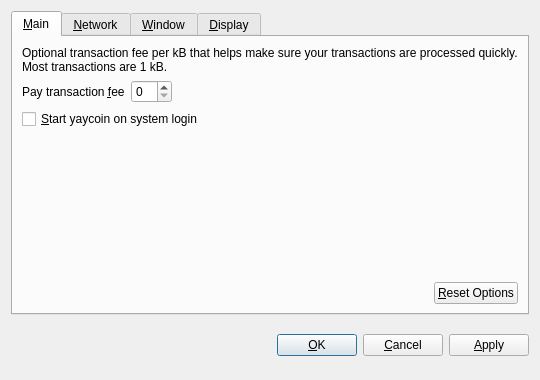
<?xml version="1.0" encoding="UTF-8"?>
<ui version="4.0">
 <class>OptionsDialog</class>
 <widget class="QDialog" name="OptionsDialog">
  <property name="geometry">
   <rect>
    <x>0</x>
    <y>0</y>
    <width>540</width>
    <height>380</height>
   </rect>
  </property>
  <property name="windowTitle">
   <string>Options</string>
  </property>
  <property name="modal">
   <bool>true</bool>
  </property>
  <layout class="QVBoxLayout" name="verticalLayout">
   <item>
    <widget class="QTabWidget" name="tabWidget">
     <property name="tabPosition">
      <enum>QTabWidget::North</enum>
     </property>
     <property name="currentIndex">
      <number>0</number>
     </property>
     <widget class="QWidget" name="tabMain">
      <attribute name="title">
       <string>&amp;Main</string>
      </attribute>
      <layout class="QVBoxLayout" name="verticalLayout_Main">
       <item>
        <widget class="QLabel" name="transactionFeeInfoLabel">
         <property name="text">
          <string>Optional transaction fee per kB that helps make sure your transactions are processed quickly. Most transactions are 1 kB.</string>
         </property>
         <property name="textFormat">
          <enum>Qt::PlainText</enum>
         </property>
         <property name="wordWrap">
          <bool>true</bool>
         </property>
        </widget>
       </item>
       <item>
        <layout class="QHBoxLayout" name="horizontalLayout_1_Main">
         <item>
          <widget class="QLabel" name="transactionFeeLabel">
           <property name="text">
            <string>Pay transaction &amp;fee</string>
           </property>
           <property name="textFormat">
            <enum>Qt::PlainText</enum>
           </property>
           <property name="buddy">
            <cstring>transactionFee</cstring>
           </property>
          </widget>
         </item>
         <item>
          <widget class="BitcoinAmountField" name="transactionFee"/>
         </item>
         <item>
          <spacer name="horizontalSpacer_1_Main">
           <property name="orientation">
            <enum>Qt::Horizontal</enum>
           </property>
           <property name="sizeHint" stdset="0">
            <size>
             <width>40</width>
             <height>20</height>
            </size>
           </property>
          </spacer>
         </item>
        </layout>
       </item>
       <item>
        <widget class="QCheckBox" name="bitcoinAtStartup">
         <property name="toolTip">
          <string>Automatically start yaycoin after logging in to the system.</string>
         </property>
         <property name="text">
          <string>&amp;Start yaycoin on system login</string>
         </property>
        </widget>
       </item>
       <item>
        <spacer name="verticalSpacer_Main">
         <property name="orientation">
          <enum>Qt::Vertical</enum>
         </property>
         <property name="sizeHint" stdset="0">
          <size>
           <width>20</width>
           <height>40</height>
          </size>
         </property>
        </spacer>
       </item>
       <item>
        <layout class="QHBoxLayout" name="horizontalLayout_2_Main">
         <item>
          <spacer name="horizontalSpacer_2_Main">
           <property name="orientation">
            <enum>Qt::Horizontal</enum>
           </property>
           <property name="sizeHint" stdset="0">
            <size>
             <width>40</width>
             <height>20</height>
            </size>
           </property>
          </spacer>
         </item>
         <item>
          <widget class="QPushButton" name="resetButton">
           <property name="toolTip">
            <string>Reset all client options to default.</string>
           </property>
           <property name="text">
            <string>&amp;Reset Options</string>
           </property>
           <property name="autoDefault">
            <bool>false</bool>
           </property>
          </widget>
         </item>
        </layout>
       </item>
      </layout>
     </widget>
     <widget class="QWidget" name="tabNetwork">
      <attribute name="title">
       <string>&amp;Network</string>
      </attribute>
      <layout class="QVBoxLayout" name="verticalLayout_Network">
       <item>
        <widget class="QCheckBox" name="mapPortUpnp">
         <property name="toolTip">
          <string>Automatically open the yaycoin client port on the router. This only works when your router supports UPnP and it is enabled.</string>
         </property>
         <property name="text">
          <string>Map port using &amp;UPnP</string>
         </property>
        </widget>
       </item>
       <item>
        <widget class="QCheckBox" name="connectSocks">
         <property name="toolTip">
          <string>Connect to the yaycoin network through a SOCKS proxy (e.g. when connecting through Tor).</string>
         </property>
         <property name="text">
          <string>&amp;Connect through SOCKS proxy:</string>
         </property>
        </widget>
       </item>
       <item>
        <layout class="QHBoxLayout" name="horizontalLayout_Network">
         <item>
          <widget class="QLabel" name="proxyIpLabel">
           <property name="text">
            <string>Proxy &amp;IP:</string>
           </property>
           <property name="textFormat">
            <enum>Qt::PlainText</enum>
           </property>
           <property name="buddy">
            <cstring>proxyIp</cstring>
           </property>
          </widget>
         </item>
         <item>
          <widget class="QValidatedLineEdit" name="proxyIp">
           <property name="maximumSize">
            <size>
             <width>140</width>
             <height>16777215</height>
            </size>
           </property>
           <property name="toolTip">
            <string>IP address of the proxy (e.g. 127.0.0.1)</string>
           </property>
          </widget>
         </item>
         <item>
          <widget class="QLabel" name="proxyPortLabel">
           <property name="text">
            <string>&amp;Port:</string>
           </property>
           <property name="textFormat">
            <enum>Qt::PlainText</enum>
           </property>
           <property name="buddy">
            <cstring>proxyPort</cstring>
           </property>
          </widget>
         </item>
         <item>
          <widget class="QLineEdit" name="proxyPort">
           <property name="maximumSize">
            <size>
             <width>55</width>
             <height>16777215</height>
            </size>
           </property>
           <property name="toolTip">
            <string>Port of the proxy (e.g. 9050)</string>
           </property>
          </widget>
         </item>
         <item>
          <widget class="QLabel" name="socksVersionLabel">
           <property name="text">
            <string>SOCKS &amp;Version:</string>
           </property>
           <property name="textFormat">
            <enum>Qt::PlainText</enum>
           </property>
           <property name="buddy">
            <cstring>socksVersion</cstring>
           </property>
          </widget>
         </item>
         <item>
          <widget class="QValueComboBox" name="socksVersion">
           <property name="toolTip">
            <string>SOCKS version of the proxy (e.g. 5)</string>
           </property>
          </widget>
         </item>
         <item>
          <spacer name="horizontalSpacer_Network">
           <property name="orientation">
            <enum>Qt::Horizontal</enum>
           </property>
           <property name="sizeHint" stdset="0">
            <size>
             <width>40</width>
             <height>20</height>
            </size>
           </property>
          </spacer>
         </item>
        </layout>
       </item>
       <item>
        <spacer name="verticalSpacer_Network">
         <property name="orientation">
          <enum>Qt::Vertical</enum>
         </property>
         <property name="sizeHint" stdset="0">
          <size>
           <width>20</width>
           <height>40</height>
          </size>
         </property>
        </spacer>
       </item>
      </layout>
     </widget>
     <widget class="QWidget" name="tabWindow">
      <attribute name="title">
       <string>&amp;Window</string>
      </attribute>
      <layout class="QVBoxLayout" name="verticalLayout_Window">
       <item>
        <widget class="QCheckBox" name="minimizeToTray">
         <property name="toolTip">
          <string>Show only a tray icon after minimizing the window.</string>
         </property>
         <property name="text">
          <string>&amp;Minimize to the tray instead of the taskbar</string>
         </property>
        </widget>
       </item>
       <item>
        <widget class="QCheckBox" name="minimizeOnClose">
         <property name="toolTip">
          <string>Minimize instead of exit the application when the window is closed. When this option is enabled, the application will be closed only after selecting Quit in the menu.</string>
         </property>
         <property name="text">
          <string>M&amp;inimize on close</string>
         </property>
        </widget>
       </item>
       <item>
        <spacer name="verticalSpacer_Window">
         <property name="orientation">
          <enum>Qt::Vertical</enum>
         </property>
         <property name="sizeHint" stdset="0">
          <size>
           <width>20</width>
           <height>40</height>
          </size>
         </property>
        </spacer>
       </item>
      </layout>
     </widget>
     <widget class="QWidget" name="tabDisplay">
      <attribute name="title">
       <string>&amp;Display</string>
      </attribute>
      <layout class="QVBoxLayout" name="verticalLayout_Display">
       <item>
        <layout class="QHBoxLayout" name="horizontalLayout_1_Display">
         <item>
          <widget class="QLabel" name="langLabel">
           <property name="text">
            <string>User Interface &amp;language:</string>
           </property>
           <property name="textFormat">
            <enum>Qt::PlainText</enum>
           </property>
           <property name="buddy">
            <cstring>lang</cstring>
           </property>
          </widget>
         </item>
         <item>
          <widget class="QValueComboBox" name="lang">
           <property name="toolTip">
            <string>The user interface language can be set here. This setting will take effect after restarting yaycoin.</string>
           </property>
          </widget>
         </item>
        </layout>
       </item>
       <item>
        <layout class="QHBoxLayout" name="horizontalLayout_2_Display">
         <item>
          <widget class="QLabel" name="unitLabel">
           <property name="text">
            <string>&amp;Unit to show amounts in:</string>
           </property>
           <property name="textFormat">
            <enum>Qt::PlainText</enum>
           </property>
           <property name="buddy">
            <cstring>unit</cstring>
           </property>
          </widget>
         </item>
         <item>
          <widget class="QValueComboBox" name="unit">
           <property name="toolTip">
            <string>Choose the default subdivision unit to show in the interface and when sending coins.</string>
           </property>
          </widget>
         </item>
        </layout>
       </item>
       <item>
        <widget class="QCheckBox" name="displayAddresses">
         <property name="toolTip">
          <string>Whether to show yaycoin addresses in the transaction list or not.</string>
         </property>
         <property name="text">
          <string>&amp;Display addresses in transaction list</string>
         </property>
        </widget>
       </item>
       <item>
        <widget class="QCheckBox" name="coinControlFeatures">
         <property name="toolTip">
          <string>Whether to show coin control features or not.</string>
         </property>
         <property name="text">
          <string>Display coin &amp;control features (experts only!)</string>
         </property>
        </widget>
       </item>
       <item>
        <spacer name="verticalSpacer_Display">
         <property name="orientation">
          <enum>Qt::Vertical</enum>
         </property>
         <property name="sizeHint" stdset="0">
          <size>
           <width>20</width>
           <height>40</height>
          </size>
         </property>
        </spacer>
       </item>
      </layout>
     </widget>
    </widget>
   </item>
   <item>
    <layout class="QHBoxLayout" name="horizontalLayout_Buttons">
     <item>
      <spacer name="horizontalSpacer_1">
       <property name="orientation">
        <enum>Qt::Horizontal</enum>
       </property>
       <property name="sizeHint" stdset="0">
        <size>
         <width>40</width>
         <height>48</height>
        </size>
       </property>
      </spacer>
     </item>
     <item>
      <widget class="QLabel" name="statusLabel">
       <property name="font">
        <font>
         <weight>75</weight>
         <bold>true</bold>
        </font>
       </property>
       <property name="text">
        <string/>
       </property>
       <property name="textFormat">
        <enum>Qt::PlainText</enum>
       </property>
       <property name="wordWrap">
        <bool>true</bool>
       </property>
      </widget>
     </item>
     <item>
      <spacer name="horizontalSpacer_2">
       <property name="orientation">
        <enum>Qt::Horizontal</enum>
       </property>
       <property name="sizeHint" stdset="0">
        <size>
         <width>40</width>
         <height>48</height>
        </size>
       </property>
      </spacer>
     </item>
     <item>
      <widget class="QPushButton" name="okButton">
       <property name="text">
        <string>&amp;OK</string>
       </property>
      </widget>
     </item>
     <item>
      <widget class="QPushButton" name="cancelButton">
       <property name="text">
        <string>&amp;Cancel</string>
       </property>
       <property name="autoDefault">
        <bool>false</bool>
       </property>
      </widget>
     </item>
     <item>
      <widget class="QPushButton" name="applyButton">
       <property name="text">
        <string>&amp;Apply</string>
       </property>
       <property name="autoDefault">
        <bool>false</bool>
       </property>
      </widget>
     </item>
    </layout>
   </item>
  </layout>
 </widget>
 <customwidgets>
  <customwidget>
   <class>BitcoinAmountField</class>
   <extends>QSpinBox</extends>
   <header>bitcoinamountfield.h</header>
  </customwidget>
  <customwidget>
   <class>QValueComboBox</class>
   <extends>QComboBox</extends>
   <header>qvaluecombobox.h</header>
  </customwidget>
  <customwidget>
   <class>QValidatedLineEdit</class>
   <extends>QLineEdit</extends>
   <header>qvalidatedlineedit.h</header>
  </customwidget>
 </customwidgets>
 <resources/>
 <connections/>
</ui>
